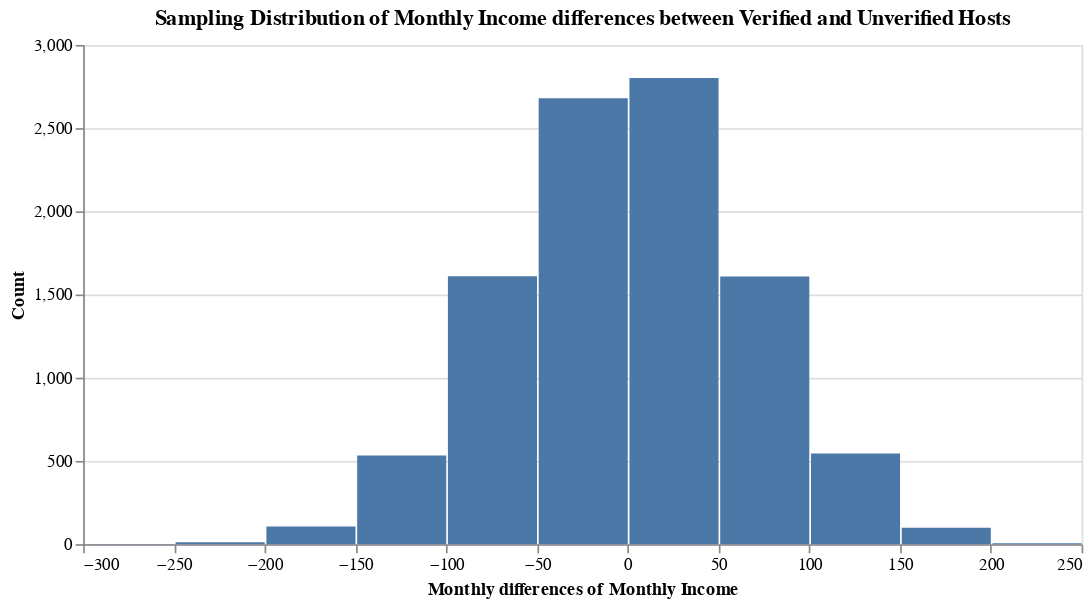

Notebook source saved alongside this figure:
### Markdown cell above
## Does becoming verified as a host positively impact your monthly AirBnb income or occupancy rate in Seattle?

### Code cell
%%time
output = perform_permutation_test(listings_merged_df[listings_merged_df.host_identity_verified==True].income_per_month , listings_merged_df[listings_merged_df.host_identity_verified==False].income_per_month, x_axis_title='Monthly Income', chart_title='Monthly Income differences between Verified and Unverified Hosts')
output[1]

### Figure 1 — Vega-Lite specification as saved in the notebook (floating-point values rounded to 4 significant figures; data arrays with more than 128 entries replaced by an {"elided": "..."} marker saying what was removed)
{"config": {"view": {"continuousWidth": 400, "continuousHeight": 300}}, "data": {"name": "data-f209b15b6938f7ecfbd69527529c764f"}, "mark": "bar", "encoding": {"x": {"type": "quantitative", "bin": {"maxbins": 15}, "field": "Diffs", "title": "Monthly differences of Monthly Income"}, "y": {"type": "quantitative", "aggregate": "count", "title": "Count"}}, "title": "Sampling Distribution of Monthly Income differences between Verified and Unverified Hosts", "width": 600, "$schema": "https://vega.github.io/schema/vega-lite/v4.8.1.json", "datasets": {"data-f209b15b6938f7ecfbd69527529c764f": {"elided": "10000 records"}}}
